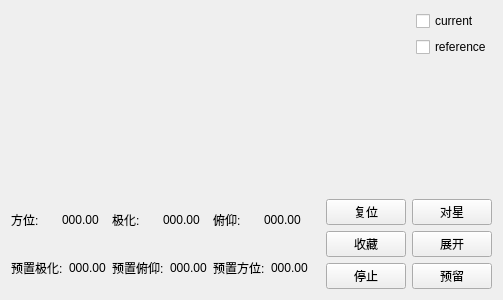
<?xml version="1.0" encoding="UTF-8"?>
<ui version="4.0">
 <class>Auto_Widget</class>
 <widget class="QWidget" name="Auto_Widget">
  <property name="geometry">
   <rect>
    <x>0</x>
    <y>0</y>
    <width>503</width>
    <height>300</height>
   </rect>
  </property>
  <property name="windowTitle">
   <string>Form</string>
  </property>
  <layout class="QGridLayout" name="gridLayout_5">
   <item row="0" column="0">
    <layout class="QHBoxLayout" name="horizontalLayout_48" stretch="10,1">
     <item>
      <widget class="QCustomPlot" name="customPlot_3" native="true"/>
     </item>
     <item>
      <layout class="QVBoxLayout" name="verticalLayout_8">
       <item>
        <layout class="QVBoxLayout" name="verticalLayout_9">
         <item>
          <widget class="QCheckBox" name="checkBox_current_3">
           <property name="text">
            <string>current</string>
           </property>
          </widget>
         </item>
         <item>
          <widget class="QCheckBox" name="checkBox_reference_3">
           <property name="text">
            <string>reference</string>
           </property>
          </widget>
         </item>
        </layout>
       </item>
       <item>
        <spacer name="verticalSpacer_3">
         <property name="orientation">
          <enum>Qt::Vertical</enum>
         </property>
         <property name="sizeHint" stdset="0">
          <size>
           <width>18</width>
           <height>208</height>
          </size>
         </property>
        </spacer>
       </item>
      </layout>
     </item>
    </layout>
   </item>
   <item row="1" column="0">
    <layout class="QHBoxLayout" name="horizontalLayout_49" stretch="4,1,2">
     <item>
      <layout class="QVBoxLayout" name="verticalLayout_10">
       <item>
        <layout class="QHBoxLayout" name="horizontalLayout_50">
         <item>
          <layout class="QHBoxLayout" name="horizontalLayout_51">
           <item>
            <widget class="QLabel" name="label_19">
             <property name="text">
              <string>方位:</string>
             </property>
             <property name="textFormat">
              <enum>Qt::AutoText</enum>
             </property>
             <property name="alignment">
              <set>Qt::AlignLeading|Qt::AlignLeft|Qt::AlignVCenter</set>
             </property>
             <property name="wordWrap">
              <bool>false</bool>
             </property>
             <property name="margin">
              <number>0</number>
             </property>
            </widget>
           </item>
           <item>
            <widget class="QLabel" name="label_cur_azm_4">
             <property name="text">
              <string>000.00</string>
             </property>
             <property name="alignment">
              <set>Qt::AlignLeading|Qt::AlignLeft|Qt::AlignVCenter</set>
             </property>
            </widget>
           </item>
          </layout>
         </item>
         <item>
          <layout class="QHBoxLayout" name="horizontalLayout_52">
           <item>
            <widget class="QLabel" name="label_20">
             <property name="text">
              <string>极化:</string>
             </property>
             <property name="alignment">
              <set>Qt::AlignLeading|Qt::AlignLeft|Qt::AlignVCenter</set>
             </property>
            </widget>
           </item>
           <item>
            <widget class="QLabel" name="label_cur_pol_4">
             <property name="text">
              <string>000.00</string>
             </property>
            </widget>
           </item>
          </layout>
         </item>
         <item>
          <layout class="QHBoxLayout" name="horizontalLayout_53">
           <item>
            <widget class="QLabel" name="label_21">
             <property name="text">
              <string>俯仰:</string>
             </property>
             <property name="alignment">
              <set>Qt::AlignLeading|Qt::AlignLeft|Qt::AlignVCenter</set>
             </property>
            </widget>
           </item>
           <item>
            <widget class="QLabel" name="label_cur_el_4">
             <property name="text">
              <string>000.00</string>
             </property>
            </widget>
           </item>
          </layout>
         </item>
        </layout>
       </item>
       <item>
        <layout class="QHBoxLayout" name="horizontalLayout_54">
         <item>
          <layout class="QHBoxLayout" name="horizontalLayout_55">
           <item>
            <widget class="QLabel" name="label_22">
             <property name="text">
              <string>预置极化:</string>
             </property>
             <property name="alignment">
              <set>Qt::AlignLeading|Qt::AlignLeft|Qt::AlignVCenter</set>
             </property>
            </widget>
           </item>
           <item>
            <widget class="QLabel" name="label_per_pol_4">
             <property name="text">
              <string>000.00</string>
             </property>
            </widget>
           </item>
          </layout>
         </item>
         <item>
          <layout class="QHBoxLayout" name="horizontalLayout_56">
           <item>
            <widget class="QLabel" name="label_23">
             <property name="text">
              <string>预置俯仰:</string>
             </property>
             <property name="alignment">
              <set>Qt::AlignLeading|Qt::AlignLeft|Qt::AlignVCenter</set>
             </property>
            </widget>
           </item>
           <item>
            <widget class="QLabel" name="label_per_el_4">
             <property name="text">
              <string>000.00</string>
             </property>
            </widget>
           </item>
          </layout>
         </item>
         <item>
          <layout class="QHBoxLayout" name="horizontalLayout_57">
           <item>
            <widget class="QLabel" name="label_24">
             <property name="text">
              <string>预置方位:</string>
             </property>
             <property name="alignment">
              <set>Qt::AlignLeading|Qt::AlignLeft|Qt::AlignVCenter</set>
             </property>
            </widget>
           </item>
           <item>
            <widget class="QLabel" name="label_per_azm_4">
             <property name="text">
              <string>000.00</string>
             </property>
            </widget>
           </item>
          </layout>
         </item>
        </layout>
       </item>
      </layout>
     </item>
     <item>
      <spacer name="horizontalSpacer_4">
       <property name="orientation">
        <enum>Qt::Horizontal</enum>
       </property>
       <property name="sizeHint" stdset="0">
        <size>
         <width>40</width>
         <height>20</height>
        </size>
       </property>
      </spacer>
     </item>
     <item>
      <layout class="QGridLayout" name="gridLayout_4">
       <item row="2" column="0">
        <layout class="QHBoxLayout" name="horizontalLayout_58" stretch="2">
         <item>
          <layout class="QHBoxLayout" name="horizontalLayout_59">
           <item>
            <widget class="QPushButton" name="pushButton_19">
             <property name="text">
              <string>停止</string>
             </property>
            </widget>
           </item>
           <item>
            <widget class="QPushButton" name="pushButton_20">
             <property name="text">
              <string>预留</string>
             </property>
            </widget>
           </item>
          </layout>
         </item>
        </layout>
       </item>
       <item row="1" column="0">
        <layout class="QHBoxLayout" name="horizontalLayout_60" stretch="2">
         <item>
          <layout class="QHBoxLayout" name="horizontalLayout_61">
           <item>
            <widget class="QPushButton" name="pushButton_21">
             <property name="text">
              <string>收藏</string>
             </property>
            </widget>
           </item>
           <item>
            <widget class="QPushButton" name="pushButton_22">
             <property name="text">
              <string>展开</string>
             </property>
            </widget>
           </item>
          </layout>
         </item>
        </layout>
       </item>
       <item row="0" column="0">
        <layout class="QHBoxLayout" name="horizontalLayout_62" stretch="0">
         <item>
          <layout class="QHBoxLayout" name="horizontalLayout_63">
           <item>
            <widget class="QPushButton" name="pushButton_23">
             <property name="text">
              <string>复位</string>
             </property>
            </widget>
           </item>
           <item>
            <widget class="QPushButton" name="pushButton_24">
             <property name="text">
              <string>对星</string>
             </property>
            </widget>
           </item>
          </layout>
         </item>
        </layout>
       </item>
      </layout>
     </item>
    </layout>
   </item>
  </layout>
 </widget>
 <customwidgets>
  <customwidget>
   <class>QCustomPlot</class>
   <extends>QWidget</extends>
   <header>qcustomplot.h</header>
   <container>1</container>
  </customwidget>
 </customwidgets>
 <resources/>
 <connections/>
</ui>
